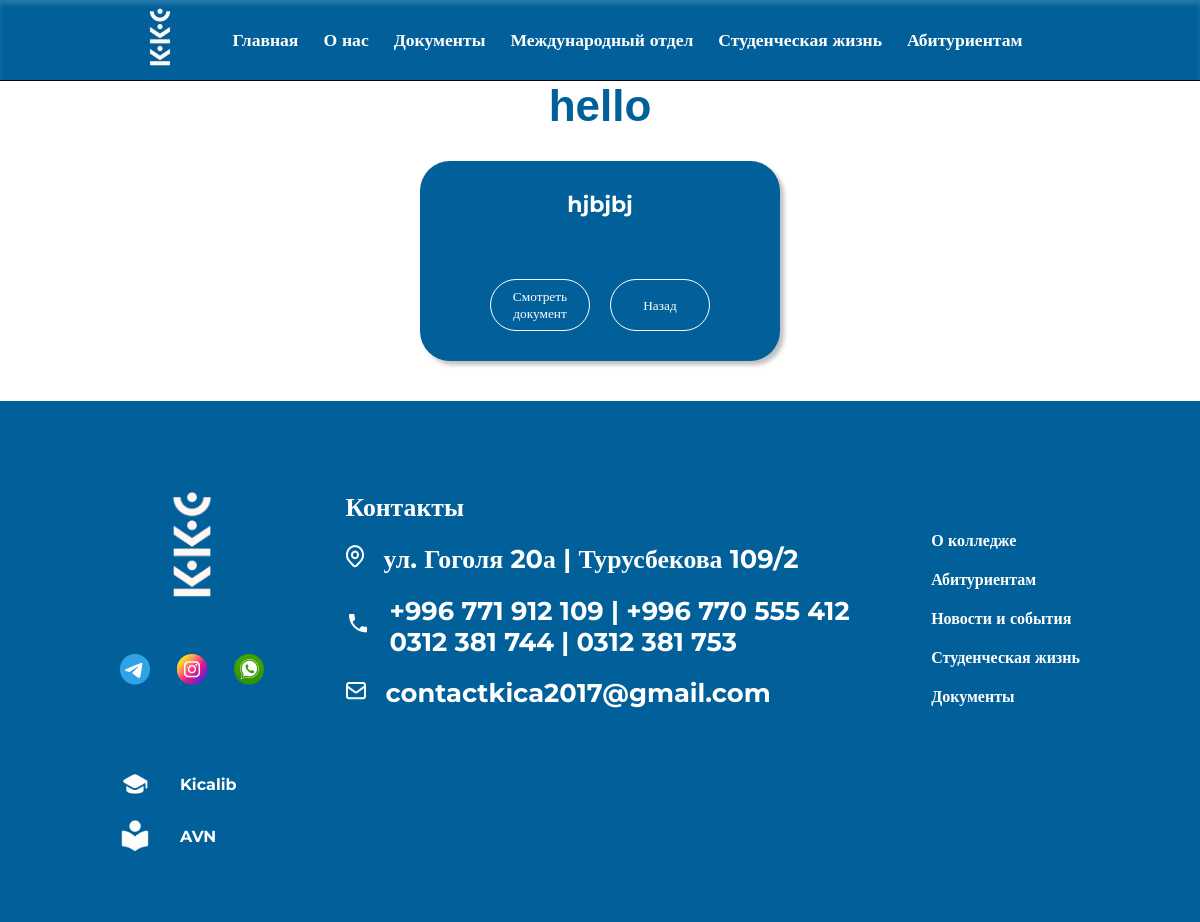
Page /documents_normative_acts_list/13/ on the committed database.
### documents/models.py (models this page shows, shortened)
class Normative_legal_acts(models.Model):
    name_doc = models.CharField(
        max_length=100, verbose_name="укажите название документа"
    )
    class Meta:
        verbose_name = "Нормативно правовой акт"
        verbose_name_plural = "Нормативно правовые акты"

class Category_acts(models.Model):
    category_model = models.ForeignKey(
        Normative_legal_acts,
        on_delete=models.CASCADE,
        related_name="category_acts",
        verbose_name="выберите категорию",
    )
    name_doc_act = models.CharField(
        max_length=100, verbose_name="укажите название документа"
    )
    url_doc = models.URLField(
        verbose_name="Укажите путь из DRIVE из нужного акта", null=True
    )
    class Meta:
        verbose_name = "Категорию актов"
        verbose_name_plural = "Категории актов"

### main_page/models.py (models this page shows, shortened)
class Contact(models.Model):
    street = models.CharField(max_length=100, verbose_name="Укажите улицу")
    number_1 = models.CharField(max_length=100, verbose_name="Укажите номер телефона 1")
    number_2 = models.CharField(
        max_length=100, verbose_name="Укажите номер телефона 2", blank=True
    )
    number_3 = models.CharField(
        max_length=100, verbose_name="Укажите номер телефона 3", blank=True
    )
    number_4 = models.CharField(
        max_length=100, verbose_name="Укажите номер телефона 4", blank=True
    )
    email = models.EmailField(verbose_name="Укажите EMAIL", default="@gmail.com")
    class Meta:
        verbose_name = "контакт"
        verbose_name_plural = "контакты"

### documents/views.py (the view)
def documents_act_detail_view(request, id):
    if request.method == "GET":
        act_detail = get_object_or_404(models.Normative_legal_acts, id=id)
        context = {"act_detail": act_detail}
        return render(
            request,
            template_name="documents/normative_acts/documents_act_detail.html",
            context=context,
        )

### main_page/context_processors.py (called while the page is built)
def contact_processor(request):
    contact = Contact.objects.all()
    return {"contact": contact}

### templates/documents/normative_acts/documents_act_detail.html
{% load static %}
{% include '../../header.html' %}
<link rel="stylesheet" href="{% static 'css/documents/component.css' %}">
<link rel="stylesheet" href="{% static 'css/documents/detailDoc.css' %}">
<br><br><br>
<h1 style="color: #01609A; text-align: center; font-family: Arial">{{ act_detail.name_doc }}</h1>
{% for i in act_detail.category_acts.all %}
<div class="conteiner_doc_item">
    <div class="item">
        <h1 class="title_doc_item">{{ i.name_doc_act }}</h1>
        <div class="btns">
            <button class="view"><a target="_blank" href="{{ i.url_doc }}" download style="color: white">Смотреть документ</a></button>
            <button class="view"><a href="{% url 'documents_act_list' %}" style="color: white">Назад</a></button>
        </div>
    </div>
</div>
{% endfor %}
{% include '../../footer.html' %}

### templates/footer.html (shortened to what this page needs)
{% load static %}
<footer>
    <div class="foot_cont">
        <div class="logo">
            <div class="log_cont">
                <img src="{% static 'image_kkc/logo_transparent_blue 2.png' %}" alt="">
            </div>
            <div class="soc_net">
                <a href="#">
                    <img src="{% static 'image_kkc/soc_net/3337190045231025 1.png' %}" alt="">
                </a>
                <a target="_blank" href="https://www.instagram.com/kkc_kica?utm_source=ig_web_button_share_sheet&igsh=ZDNlZDc0MzIxNw==">
                    <img src="{% static 'image_kkc/soc_net/image 15.png' %}" alt="">
                </a>
                <a target="_blank" href="https://wa.me/996771912109">
                    <img src="{% static 'image_kkc/soc_net/image 16.png' %}" alt="">
                </a>
            </div>
        </div>
        <div class="contacts">
            <h3 class="contact_title">Контакты</h3>
            {% if contact %}
                {% for item in contact %}
                    <div class="contact_item">
                        <span>
                            <img src="{% static 'image_kkc/icon/Icon_location.png' %}" alt="">
                        </span>
                        <a href="#">
                            <h3>{{ item.street }}</h3>
                        </a>
                    </div>
                    <div class="contact_item">
                        <span>
                            <img src="{% static 'image_kkc/icon/local_phone.png' %}" alt="">
                        </span>
                        <a href="#">
                            <h3>{{ item.number_1 }} | {{ item.number_2 }}<br>
                                {{ item.number_3 }} | {{ item.number_4 }}</h3>
                        </a>
                    </div>
                    <div class="contact_item">
                        <span>
                            <img src="{% static 'image_kkc/icon/Icon.png' %}" alt="">
                        </span>
                        <a href="#">
                            <h3>{{ item.email }}</h3>
                        </a>
                    </div>
                {% endfor %}
            {% endif %}
        </div>
        <div class="nav_footer">
            <h6><a href="{% url 'about_us' %}" class="link_nav">О колледже</a></h6>
            <h6><a href="#" class="link_nav">Абитуриентам</a></h6>
            <h6><a href="{% url 'news_list' %}" class="link_nav">Новости и события</a></h6>
            <h6><a href="#" class="link_nav">Студенческая жизнь</a></h6>
            <h6><a href="{% url 'documents' %}" class="link_nav">Документы</a></h6>
        </div>
        <div class="stud_tools">
            <div class="tool_1">
                <img src="{% static 'image_kkc/icon/kicalib.png' %}" alt="">
                <h6 class="footer_tool"><a class="tool_item" href="#">Kicalib</a></h6>
            </div>
            <div class="tool_1">
                <img src="{% static 'image_kkc/icon/avn.png' %}" alt="">
                <h6 class="footer_tool"><a class="tool_item" href="http://212.112.103.155:85/">AVN</a></h6>
            </div>
        </div>
    </div>
</footer>
</body>
</html>

### static/css/index.css (style rules this page uses)
* { padding: 0; margin: 0; text-decoration: none; }
button { background-color: transparent; border: none; }
body { font-family: Montserrat; font-weight: 400; top: 0px !important; }
.item { position: relative; }
footer { width: 100%; height: auto; background-color: #01609A; display: flex; justify-content: center; margin-top: 40px; }
.foot_cont { width: 80%; padding-top: 70px; padding-bottom: 70px; display: flex; justify-content: space-between; flex-wrap: wrap; color: #fff !important; }
.log_cont img { width: 9rem; }
.soc_net { display: flex; justify-content: space-between; margin-top: 30px; }
.contacts { margin-top: 20px; margin-left: 40px; }
.contact_item { display: flex; align-items: center; gap: 20px; margin-top: 20px; }
.contact_item a { color: #fff; }
.nav_footer { display: block; margin-left: 40px; margin-top: 40px; }
.stud_tools { margin-top: 40px; }
a { color: #ffff; }
.nav_footer h6 { margin-top: 20px; color: white; font-size: 16px; font-weight: 600; }
.nav_footer h6 a { text-decoration: none; color: white; }
.contact_item a { text-decoration: none; }
.tool_1 a { text-decoration: none; color: white; }
.tool_1 { display: flex; align-items: center; gap: 30px; margin-top: 20px; }
.tool_item { font-size: 16px; }

### static/css/documents/component.css (style rules this page uses)
* { margin: 0; padding: 0; text-decoration: none; font-family: Montserrat; }
button { background-color: transparent; border: none; }
body { font-size: 22px; }

### static/css/documents/detailDoc.css (style rules this page uses)
.conteiner_doc_item { display: flex; flex-wrap: wrap; gap: 40px; padding-top: 30px; width: 95%; margin: auto; }
.item { max-width: 350px; max-height: 300px; min-width: 300px; min-height: 140px; color: white; background-color: #01609A; border-radius: 30px; padding: 30px; display: flex; flex-direction: column; align-items: center; justify-content: space-between; margin: auto; box-shadow: 4px 4px 4px rgba(0, 0, 0, 0.25); }
.title_doc_item { font-size: 22px; text-align: center; }
.btns { display: flex; gap: 20px; justify-content: center; margin-top: -140px; }
.view { padding: 8px 8px; width: 100px; border-radius: 50px; border: 1px solid white; font-weight: 500; cursor: pointer; color: white; }

### rows in the picture
Normative_legal_acts: name_doc "hello"
Category_acts: name_doc_act "hjbjbj"
Contact: street "ул. Гоголя 20а | Турусбекова 109/2", number_1 "+996 771 912 109", number_2 "+996 770 555 412", number_3 "0312 381 744", number_4 "0312 381 753", email "contactkica2017@gmail.com"
